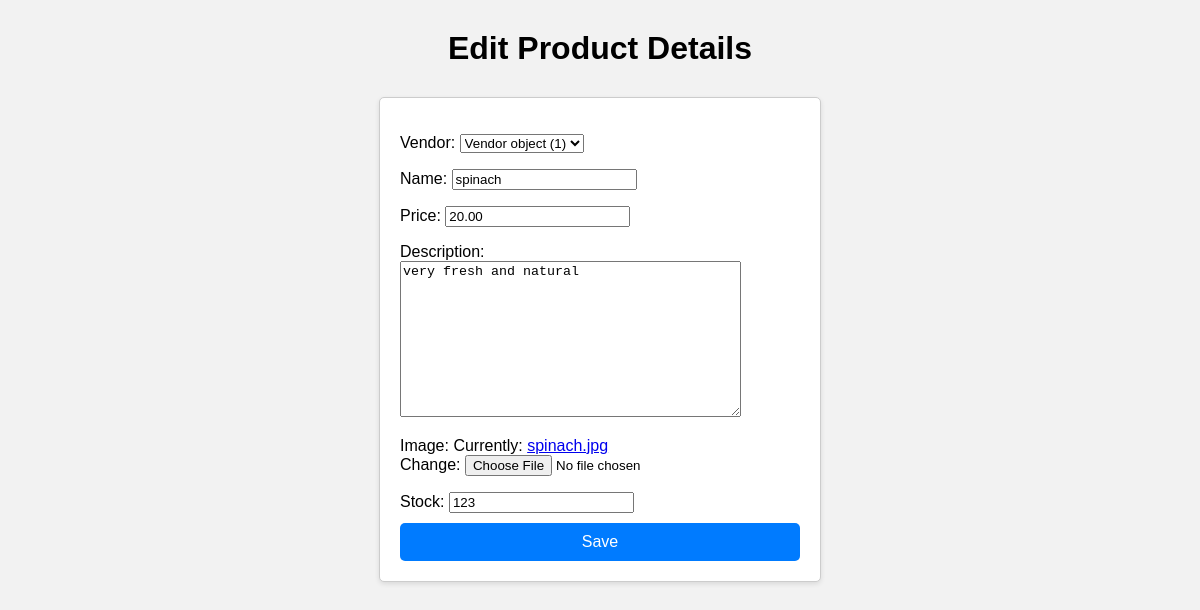
Screenshot of /inventory/product/edit/19/ with the database file from the repository.
### inventory/models.py (models this page shows)
class Product(models.Model):
    vendor=models.ForeignKey(Vendor, null=True, on_delete=models.CASCADE)
    name=models.CharField(max_length=32)
    price=models.DecimalField(max_digits=8,decimal_places=2)
    description=models.TextField()
    image=models.ImageField()
    date_created=models.DateTimeField(auto_now_add=True)
    date_updated=models.DateTimeField(auto_now=True)
    stock=models.PositiveIntegerField()

### inventory/views.py (the view)
# urls.py: path("product/edit/<int:id>/", product_update_view, name="product_update_view"),
def product_update_view(request, id):
    product = Product.objects.get(id=id)
    if request.method == 'POST':
        form = ProductUploadForm(request.POST, instance=product)
        if form.is_valid():
            form.save()
            return redirect("product_detail", id=product.id)
    else:
        form = ProductUploadForm(instance=product)
    return render(request, "inventory/edit_product.html", {'form': form})

### inventory/forms.py
class ProductUploadForm(forms.ModelForm):
    class Meta:
        model = Product
        fields = "__all__"

### templates/inventory/edit_product.html (shortened to what this page needs)
<!DOCTYPE html>
<html lang="en">
<head>
</head>
<body>
    <h1>Edit Product Details</h1>
    <form method="POST" class="upload-form">
       {{form.as_p}}
       <button type="submit">Save</button>
    </form>
</body>
</html>

### templates/inventory/edit_product.html (style rules this page uses)
body { font-family: Arial, sans-serif; background-color: #f2f2f2; margin: 0; padding: 0; }
h1 { text-align: center; margin: 30px 0; }
.upload-form { max-width: 400px; margin: 0 auto; background-color: #fff; border: 1px solid #ccc; padding: 20px; box-shadow: 0 2px 5px rgba(0, 0, 0, 0.1); border-radius: 5px; }
.upload-form button[type="submit"] { display: block; width: 100%; padding: 10px; background-color: #007BFF; color: #fff; border: none; border-radius: 5px; cursor: pointer; font-size: 16px; }
.upload-form p { margin-bottom: 10px; }

### rows the page displays
Product: vendor "Vendor object (1)", name "spinach", price "20.00", description "very fresh and natural", stock "123"
